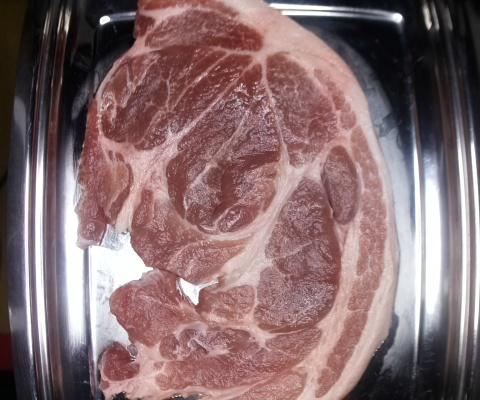
#> input picture Percobaan/dataset/fresh/08-11-2022-09-29-23_jpg.rf.64d249dc62a73d0ad8ae3edc94ba641c.jpg, 480 x 400 px; its folder holds only this picture in this run
$ jupyter execute --allow-errors 'Percobaan 2.ipynb'   (older library calls are emulated)
#> lines starting #> are read from the running program, lines starting #| are printed output that depends on the picture
[cell 1]
import os
import cv2 as cv
import matplotlib.pyplot as plt
import numpy as np
import pandas as pd
from sklearn.model_selection import train_test_split, cross_val_predict
from sklearn.metrics import accuracy_score, precision_score, recall_score, f1_score, confusion_matrix, classification_report
from sklearn.metrics import (confusion_matrix, ConfusionMatrixDisplay)
from skimage.feature import graycomatrix, graycoprops
from scipy.stats import entropy
from sklearn.ensemble import RandomForestClassifier
from sklearn.svm import SVC
from sklearn.neighbors  import KNeighborsClassifier
import seaborn as sns

### OS (os)
* Fungsi: Mengakses dan berinteraksi dengan sistem file.
* Mengapa Diperlukan: Untuk membaca gambar dari folder dataset, membuat path absolut/relatif, dan menjelajah direktori berisi gambar daging.

### OpenCV (cv2)
* Fungsi: OpenCV adalah pustaka sumber terbuka untuk pengolahan citra dan video.
* Mengapa Diperlukan: Dalam proyek ini, OpenCV digunakan untuk membaca citra daging, mengubah ukuran, konversi warna (RGB ke grayscale), dan operasi pemrosesan citra seperti segmentasi, thresholding, dan deteksi tepi yang penting dalam ekstraksi fitur warna dan tekstur.

### NumPy (numpy)
* Fungsi: NumPy adalah pustaka untuk komputasi numerik dan manipulasi array multidimensi.
* Mengapa Diperlukan: Dalam proyek ini, NumPy digunakan untuk menyimpan dan mengelola data fitur dalam bentuk array, melakukan operasi matematis pada citra, dan manipulasi array yang efisien selama preprocessing dan ekstraksi fitur.

### Matplotlib (matplotlib.pyplot)
* Fungsi: Pustaka visualisasi data yang umum digunakan di Python.
* Mengapa Diperlukan: Digunakan untuk menampilkan gambar daging sebelum dan sesudah preprocessing, serta untuk memvisualisasikan hasil klasifikasi seperti confusion matrix dan grafik evaluasi lainnya.

### Pandas (pandas)
* Fungsi: Pustaka untuk manipulasi data dalam bentuk tabel (DataFrame).
* Mengapa Diperlukan: Pandas digunakan untuk menyimpan fitur warna dan tekstur bersama label kelas (Segar/Busuk), serta mempermudah analisis dan pembagian dataset untuk pelatihan dan pengujian.

### Scikit-learn (sklearn)
#### Model Selection
* `train_test_split`
  * Fungsi: Membagi dataset menjadi set pelatihan dan pengujian.
  * Mengapa Diperlukan: Untuk membagi data secara acak sehingga model dapat dilatih dan diuji secara objektif.
* `cross_val_predict`
  * Fungsi: Melakukan prediksi menggunakan validasi silang.
  * Mengapa Diperlukan: Untuk mendapatkan evaluasi performa model yang lebih stabil dan akurat dengan cross-validation.
#### Metrics
* `accuracy_score`, `precision_score`, `recall_score`, `f1_score`, `confusion_matrix`, `classification_report`, `ConfusionMatrixDisplay`
  * Fungsi: Menghitung metrik evaluasi untuk model klasifikasi.
  * Mengapa Diperlukan: Digunakan untuk mengevaluasi performa model berdasarkan akurasi, presisi, recall, F1-score, dan matriks kebingungan, yang penting untuk membandingkan keefektifan model dalam mengenali daging segar dan busuk.
#### Classifiers
* `RandomForestClassifier`
  * Fungsi: Algoritma ensemble berbasis pohon keputusan.
  * Mengapa Diperlukan: Cocok untuk klasifikasi dengan fitur yang bervariasi (warna dan tekstur), memberikan hasil yang stabil dan akurat.
* `SVC` (Support Vector Classifier)
  * Fungsi: Algoritma klasifikasi yang memisahkan kelas menggunakan hyperplane.
  * Mengapa Diperlukan: Sangat efektif untuk klasifikasi data dengan margin yang jelas.
* `KNeighborsClassifier`
  * Fungsi: Klasifikasi berdasarkan kedekatan (jarak) ke tetangga terdekat.
  * Mengapa Diperlukan: Memberikan hasil klasifikasi sederhana berdasarkan pola sebaran fitur pada ruang vektor.

### Skimage (skimage.feature)
#### `graycomatrix`, `graycoprops`
* Fungsi: Ekstraksi fitur tekstur menggunakan **Gray-Level Co-Occurrence Matrix (GLCM)**.
* Mengapa Diperlukan: GLCM digunakan untuk mendapatkan informasi tekstur dari citra grayscale seperti kontras, homogenitas, ASM, dan korelasi, yang penting untuk membedakan antara daging segar dan busuk.

### Scipy (scipy.stats.entropy)
* Fungsi: Menghitung entropi dari distribusi piksel.
* Mengapa Diperlukan: Entropi digunakan sebagai salah satu fitur tekstur yang mengukur tingkat ketidakteraturan atau keragaman tekstur dalam citra daging.

### Seaborn (seaborn)
* Fungsi: Visualisasi data statistik yang lebih menarik.
* Mengapa Diperlukan: Digunakan untuk menampilkan confusion matrix dengan visual yang lebih informatif dan estetis dibanding Matplotlib standar.

## Data Loading

[cell 2]
data = []
file_name = []
datalabel = []
path = []
data_distribution = {}

for label in os.listdir("dataset"):
    label_path = os.path.join("dataset", label)
    if not os.path.isdir(label_path):
        continue
    images = os.listdir(label_path)
    data_distribution[label] = len(images)
    print(f"Memproses label: {label}, jumlah gambar: {len(images)}")

    for filename in images:
        img_path = os.path.join(label_path, filename)
        img = cv.imread(img_path)
#> img is the input picture: shape (400, 480, 3); mean B, G, R 110.7, 108.1, 133.9
        if img is not None:
            img = cv.cvtColor(img, cv.COLOR_BGR2RGB)
            data.append(img)
            datalabel.append(label)
            file_name.append(filename)
            path.append(img_path)

print("Data: ", len(data))
#| Data:  2
print("Label: ", len(datalabel))
print("Filenames: ", len(file_name))
print("Data Distribution: ", data_distribution)

Kode diatas digunakan untuk memuat dan menganalisis data citra daging yang disimpan dalam direktori dataset, sebagai tahap awal dalam proses klasifikasi kualitas daging. Setiap folder di dalam direktori `dataset` dianggap sebagai satu kelas atau label, misalnya "Segar" dan "Busuk". Program akan menjelajahi setiap folder, membaca semua gambar di dalamnya, dan mencatat jumlah gambar per label untuk memantau distribusi data. Proses ini dilakukan menggunakan pustaka `os` untuk navigasi folder dan `cv2` (OpenCV) untuk membaca gambar.
Setiap gambar dibaca menggunakan `cv2.imread`, kemudian dikonversi dari format warna BGR (default OpenCV) ke RGB agar sesuai dengan format tampilan dan pengolahan umum di Python. Gambar-gambar yang berhasil dibaca kemudian disimpan dalam list `data`, sementara nama file, label, dan path aslinya masing-masing disimpan dalam list `file_name`, `datalabel`, dan `path`. Informasi distribusi jumlah gambar per label juga disimpan dalam dictionary `data_distribution` untuk membantu memahami apakah dataset seimbang.
Output dari proses ini mencakup jumlah total gambar yang berhasil dimuat, jumlah label, dan distribusi data per kategori. Ini sangat penting untuk memastikan bahwa data telah dimuat dengan benar dan proporsional sebelum dilakukan tahap preprocessing, ekstraksi fitur, dan pelatihan model klasifikasi. Dengan demikian, kode ini memainkan peran krusial dalam menyiapkan dataset citra daging secara sistematis dan terstruktur sebelum proses pembelajaran mesin dilakukan.

Kode di bawah digunakan untuk menampilkan sejumlah gambar dari dataset dalam bentuk grid visual menggunakan matplotlib. Fungsi `displayImg(row, column, data)` menerima tiga parameter yaitu jumlah baris (`row`), jumlah kolom (`column`), dan data gambar (`data`) yang akan ditampilkan. Dengan membuat figure berukuran 15x10 inci, fungsi ini secara otomatis membagi tampilan gambar ke dalam beberapa subplot menggunakan perulangan, di mana setiap subplot diisi dengan gambar dari dataset yang ditentukan. Gambar ditampilkan menggunakan `plt.imshow()` dengan opsi skala abu-abu (`cmap='gray'`), dan sumbu koordinat disembunyikan agar tampilan lebih bersih. Fungsi ini sangat berguna untuk melakukan inspeksi visual awal terhadap data citra seperti memverifikasi apakah gambar telah ter-load dengan benar, memeriksa kualitas citra, dan menilai variasi antar kelas (misalnya daging segar dan busuk) sebelum proses pelatihan model dimulai.

[cell 3]
def displayImg(row, column, data):
#> called with row = 12, column = 12
    fig = plt.figure(figsize=(15, 10))
    for i in range(1, row * column + 1):
        fig.add_subplot(row, column, i)
        plt.imshow(data[i - 1], cmap='gray')
        plt.axis('off')
    plt.show()
#> (the rest of this cell did not finish here and is left out)

## Data Augmentation

### Define Augmentation Function

[cell 4]
# [21 lines of commented-out code are left out]

Kode di atas digunakan untuk melakukan augmentasi data gambar guna memperbanyak variasi dan jumlah data pelatihan tanpa perlu menambah gambar baru secara manual. Dalam proses ini, dua teknik augmentasi diterapkan, yaitu *horizontal flip* dan *rotasi*. Pertama, tiga list kosong (`data_augmented`, `labels_augmented`, dan `file_name_augmented`) disiapkan untuk menyimpan gambar yang telah diaugmentasi, labelnya, serta nama file barunya. Fungsi `flip_horizontal(image)` digunakan untuk membalik gambar secara horizontal, sedangkan `rotate(image)` memutar gambar sebesar 270 derajat (rotasi 90 derajat sebanyak 3 kali searah jarum jam).
Selanjutnya, melalui iterasi terhadap setiap gambar dalam dataset asli (`data`), gambar asli diproses menggunakan kedua fungsi augmentasi tersebut. Gambar hasil *flip* dan rotasi kemudian ditambahkan ke dalam list `data_augmented`, sementara label yang sama dengan gambar aslinya ditambahkan ke `labels_augmented`, dan nama file baru yang mencerminkan proses augmentasinya juga disimpan di `file_name_augmented`. Di akhir proses, jumlah data sebelum dan sesudah augmentasi dicetak untuk menunjukkan peningkatan jumlah data. Augmentasi ini penting dalam proyek klasifikasi seperti deteksi kualitas daging, karena membantu meningkatkan generalisasi model dengan memberikan variasi data yang lebih luas.

## Data Preparation

### Define Preprocessing Function

[cell 5]
def resize(image, new_width, new_height):
    old_height, old_width = image.shape[:2]
    channels = 1 if len(image.shape) == 2 else image.shape[2]

    if channels == 1:
        resized_image = np.zeros((new_height, new_width), dtype=image.dtype)
    else:
        resized_image = np.zeros((new_height, new_width, channels), dtype=image.dtype)

    for i in range(new_height):
        for j in range(new_width):
            x = int(j * old_width / new_width)
            y = int(i * old_height / new_height)
            resized_image[i, j] = image[y, x]

    return resized_image

Kode di atas merupakan fungsi `resize()` yang digunakan untuk mengubah ukuran (resolusi) gambar secara manual tanpa menggunakan pustaka eksternal seperti OpenCV. Fungsi ini menerima gambar (`image`) serta ukuran baru yang diinginkan yaitu `new_width` dan `new_height`. Pertama, fungsi menghitung ukuran asli gambar dan mendeteksi jumlah channel (1 untuk grayscale dan 3 untuk RGB). Selanjutnya, fungsi membuat array kosong sebagai tempat gambar hasil resize dengan ukuran baru. Proses resizing dilakukan dengan cara memetakan setiap piksel pada gambar baru ke posisi piksel yang sesuai pada gambar lama menggunakan perbandingan skala lebar dan tinggi. Piksel pada posisi `(i, j)` di gambar baru diisi dengan nilai dari posisi `(y, x)` yang sesuai di gambar lama. Fungsi ini cocok digunakan untuk pemrosesan dasar dan tidak melibatkan interpolasi kompleks seperti bilinear atau bicubic.

[cell 6]
def grayscale(img):
    B = img[:, :, 0]
    G = img[:, :, 1]
    R = img[:, :, 2]
    gray_img = (0.299 * R + 0.587 * G + 0.114 * B).astype(np.uint8)
    return gray_img

Kode di atas mendefinisikan fungsi `grayscale` yang melakukan konversi citra berwarna (RGB) menjadi citra grayscale secara manual dengan menggunakan rumus luminansi standar. Fungsi ini mengekstrak masing-masing kanal warna biru (`b`), hijau (`g`), dan merah (`r`) dari citra input `img`, lalu menghitung nilai intensitas grayscale berdasarkan kontribusi masing-masing kanal: 0.114 untuk biru, 0.587 untuk hijau, dan 0.299 untuk merah. Hasil konversi tersebut kemudian dikembalikan dalam bentuk array bertipe `uint8` yang mewakili citra grayscale.

[cell 7]
def equalization(image):
    frequent = {}
    for i in range(image.shape[0]):
        for j in range(image.shape[1]):
            value = image[i, j]
            if value in frequent:
                frequent[value] += 1
            else:
                frequent[value] = 1

    cumuFreq = {}
    sortedKey = sorted(frequent.keys())

    total = 0
    for key in sortedKey:
        total += frequent[key]
        cumuFreq[key] = total

    newPixel = {}
    sumAllPixel = image.shape[0] * image.shape[1]
    for key in sortedKey:
        newPixel[key] = round((cumuFreq[key] / sumAllPixel) * 255)

    newImage = np.zeros_like(image)
    for i in range(image.shape[0]):
        for j in range(image.shape[1]):
            newImage[i, j] = newPixel[image[i, j]]

    return newImage

Kode di atas merupakan fungsi bernama `equalization` yang digunakan untuk melakukan ekualisasi histogram pada gambar grayscale. Proses ini bertujuan untuk meningkatkan kontras gambar dengan menyebarkan intensitas piksel secara lebih merata. Pertama, fungsi ini menghitung frekuensi kemunculan setiap nilai intensitas piksel. Selanjutnya, frekuensi tersebut diubah menjadi fungsi distribusi kumulatif (CDF). Berdasarkan CDF, setiap nilai intensitas asli dipetakan ke nilai intensitas baru menggunakan rumus `round((cumuFreq[key] / sumAllPixel) * 255)`. Nilai baru ini kemudian digunakan untuk membentuk gambar hasil ekualisasi, di mana setiap piksel asli diganti dengan piksel hasil transformasi tersebut. Hasil akhirnya adalah gambar dengan kontras yang lebih baik.

[cell 8]
def sobel(gray):
    sobel_x = np.array([[-1, 0, 1],
                        [-2, 0, 2],
                        [-1, 0, 1]])

    sobel_y = np.array([[ 1,  2,  1],
                        [ 0,  0,  0],
                        [-1, -2, -1]])

    tinggi, lebar = gray.shape
    hasil = np.zeros((tinggi, lebar), dtype=np.float32)

    for i in range(1, tinggi-1):
        for j in range(1, lebar-1):
            region = gray[i-1:i+2, j-1:j+2]
            gx = np.sum(region * sobel_x)
            gy = np.sum(region * sobel_y)
            hasil[i, j] = np.sqrt(gx**2 + gy**2)

    hasil = np.clip(hasil, 0, 255)
    return hasil.astype(np.uint8)

Kode di atas adalah fungsi bernama `sobel` yang digunakan untuk melakukan deteksi tepi pada gambar grayscale menggunakan operator Sobel. Fungsi ini menggunakan dua kernel konvolusi, yaitu `sobel_x` untuk mendeteksi tepi vertikal dan `sobel_y` untuk mendeteksi tepi horizontal. Dengan mengiterasi setiap piksel (kecuali di tepi gambar), fungsi mengambil area 3x3 di sekitar piksel tersebut, lalu menghitung gradien arah x (`gx`) dan y (`gy`) dengan mengalikan area tersebut dengan masing-masing kernel Sobel. Nilai gabungan dari gradien arah x dan y dihitung menggunakan rumus magnitude (`√(gx² + gy²)`) dan disimpan di array `hasil`. Nilai hasil kemudian diklip antara 0 dan 255 agar tetap dalam rentang piksel, lalu dikonversi ke tipe data `uint8`. Hasil akhirnya adalah citra dengan tepi yang disorot berdasarkan perubahan intensitas piksel yang tajam.

[cell 9]
def gaussian_kernel(size: int, sigma: float) -> np.ndarray:
    k = size // 2
    kernel = np.zeros((size, size), dtype=np.float32)
    for y in range(-k, k + 1):
        for x in range(-k, k + 1):
            kernel[y + k, x + k] = np.exp(-(x**2 + y**2) / (2 * sigma**2))
    kernel /= np.sum(kernel)
    return kernel

def gaussian_blur(img, kernel_size = 5, sigma= 1.0):
    height, width = img.shape
    k = kernel_size // 2
    kernel = gaussian_kernel(kernel_size, sigma)
    padded_img = np.pad(img, ((k, k), (k, k)), mode='reflect')
    output = np.zeros_like(img, dtype=np.float32)

    for y in range(height):
        for x in range(width):
            region = padded_img[y:y+kernel_size, x:x+kernel_size]
            output[y, x] = np.sum(region * kernel)

    return np.clip(output, 0, 255).astype(np.uint8)

Kode di atas terdiri dari dua fungsi yang bekerja bersama untuk menerapkan Gaussian Blur secara manual pada citra grayscale. Fungsi `gaussian_kernel(size, sigma)` digunakan untuk membuat kernel Gaussian dua dimensi berukuran `size × size` dengan parameter `sigma` sebagai standar deviasi distribusi Gaussian. Nilai pada kernel dihitung berdasarkan rumus Gaussian dan kemudian dinormalisasi agar jumlah total elemen kernel menjadi 1. Selanjutnya, fungsi `gaussian_blur(img, kernel_size, sigma)` menerapkan kernel tersebut ke setiap piksel dalam gambar `img` menggunakan proses konvolusi. Gambar terlebih dahulu dipad (ditambahkan batas) dengan mode refleksi agar ukuran hasil tetap sesuai, lalu setiap piksel dihitung ulang berdasarkan hasil perkalian kernel dengan wilayah citra sekitarnya. Hasil akhirnya adalah gambar yang telah diburamkan secara halus, berguna untuk mengurangi noise atau detail halus sebelum proses pemrosesan lanjutan seperti deteksi tepi atau segmentasi.

Kode di atas digunakan untuk melakukan *preprocessing* terhadap masing-masing 10 gambar buah segar (`fresh`) dan 10 gambar buah busuk (`spoiled`) dari dataset. Setiap gambar terlebih dahulu diubah ukurannya menjadi 350x350 piksel menggunakan fungsi `resize`, kemudian dikonversi menjadi citra grayscale dengan `grayscale`, dan ditingkatkan kontrasnya menggunakan ekualisasi histogram (`equalization`). Untuk gambar buah segar, proses dilanjutkan dengan pendeteksian tepi menggunakan metode Sobel (`sobel`) yang diaplikasikan pada hasil ekualisasi, kemudian hasil deteksi tepi dihaluskan menggunakan Gaussian Blur (`gaussian_blur`). Untuk gambar buah busuk, proses serupa dilakukan, tetapi metode Sobel langsung diaplikasikan pada citra grayscale tanpa ekualisasi. Gambar hasil akhir dari setiap kategori disimpan dalam list `fresh_images` dan `spoiled_images`, masing-masing berisi maksimal 10 gambar, dan ditampilkan dalam grid berukuran 2 baris dan 5 kolom menggunakan fungsi `displayImg`.

[cell 10]
fresh_images = []
spoiled_images = []

for i in range(len(data)):
    if datalabel[i].lower() == 'fresh' and len(fresh_images) < 10:
        resize_img = resize(data[i], 350, 350)
        gray = grayscale(resize_img)
        ekual = equalization(gray)
        edge = sobel(ekual)
        blur = gaussian_blur(edge, kernel_size=5, sigma=1.0)
        fresh_images.append(blur)

    elif datalabel[i].lower() == 'spoiled' and len(spoiled_images) < 10:
        resize_img = resize(data[i], 350, 350)
        gray = grayscale(resize_img)
        ekual = equalization(gray)
        edge = sobel(ekual)
        blur = gaussian_blur(edge, kernel_size=5, sigma=1.0)
        spoiled_images.append(blur)

    if len(fresh_images) >= 10 and len(spoiled_images) >= 10:
        break
#> this loop made 2 passes
#> pass 1, `resize_img = resize(data[i], 350, 350)`:
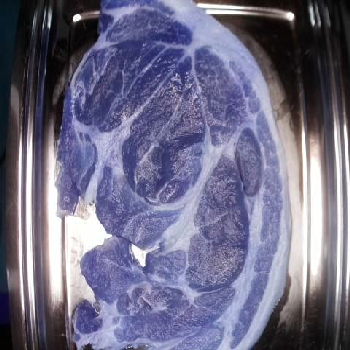
#> resize_img: shape (350, 350, 3); mean of channels 0, 1, 2 133.9, 108.1, 110.6; drawn as B, G, R
#> pass 1, in grayscale, `B = img[:, :, 0]`:
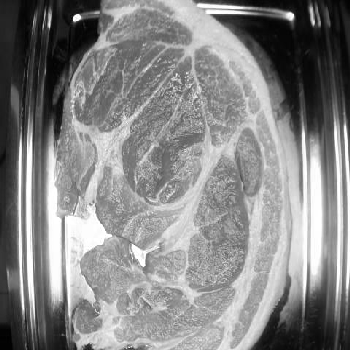
#> B: shape (350, 350); min 0, max 255, mean 133.9
#> pass 1, in grayscale, `G = img[:, :, 1]`:
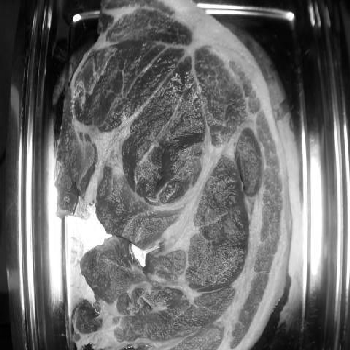
#> G: shape (350, 350); min 0, max 255, mean 108.1
#> after the loop:
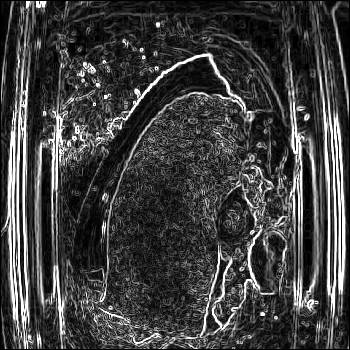
#> edge: shape (350, 350); min 0, max 255, mean 63.7
#> after the loop:
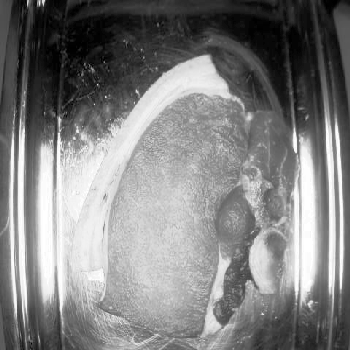
#> ekual: shape (350, 350); min 0, max 255, mean 128.2
#> after the loop:
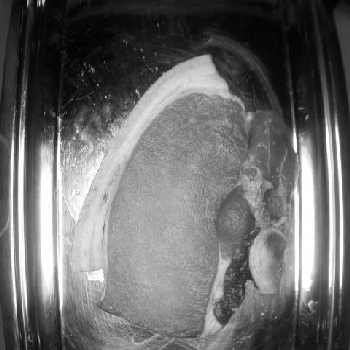
#> gray: shape (350, 350); min 0, max 255, mean 107.3
#> after the loop:
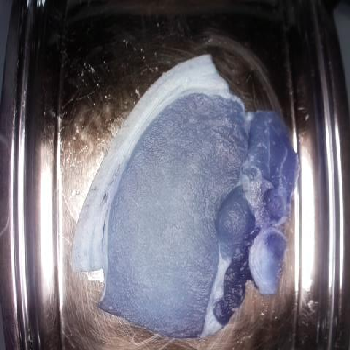
#> resize_img: shape (350, 350, 3); mean of channels 0, 1, 2 116.6, 105.6, 108.7; drawn as B, G, R
#> after the loop, fresh_images = 1 item; spoiled_images = 1 item

#> (the rest of this cell did not finish here and is left out)

displayImg(2, 5, spoiled_images)

### Preprocessing

[cell 11]
dataPreprocessed = []
for i in range(len(data)):
    img = resize(data[i], 128, 128)
    img = grayscale(img)
    img = equalization(img)
    img = sobel(img)
    img = gaussian_blur(img, kernel_size=5)
    dataPreprocessed.append(img)
#> this loop made 2 passes
#> (old_height in resize, old_width in resize, channels in resize, sumAllPixel in equalization, sobel_x in sobel, sobel_y in sobel, tinggi in sobel) on passes 1 to 2: (400, 480, 3, 16384, [[-1, 0, 1], [-2, 0, 2], [-1, 0, 1]], [[1, 2, 1], [0, 0, 0], [-1, -2, -1]], 128), (400, 480, 3, 16384, [[-1, 0, 1], [-2, 0, 2], [-1, 0, 1]], [[1, 2, 1], [0, 0, 0], [-1, -2, -1]], 128)
#> pass 1, `img = resize(data[i], 128, 128)`:
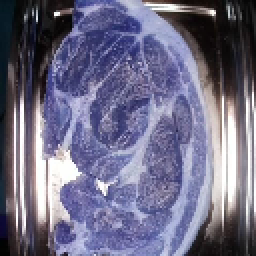
#> img: shape (128, 128, 3) (shown 2 times larger); mean of channels 0, 1, 2 133.6, 107.8, 110.3; drawn as B, G, R
#> after the loop, dataPreprocessed = 2 items
#> (the rest of the program and of its run is left out)
